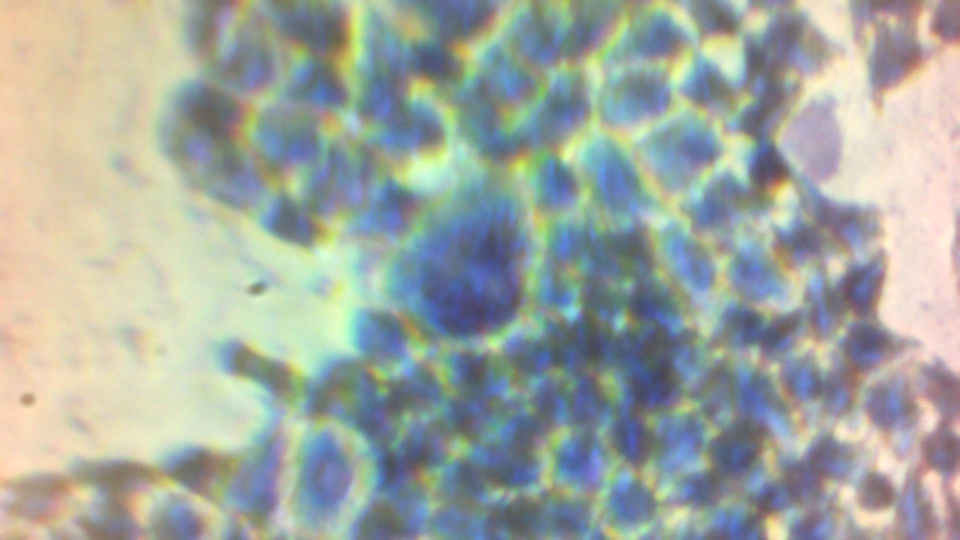
#> input picture test_1e_run/10_WIN_20261008_16_54_24_Pro.png, 1920 x 1080 px, given in place of the camera (shown at 1/2 size)
$ python calibratie.py   (older library calls are emulated)
#> lines starting #> are read from the running program, lines starting #| are printed output that depends on the picture; after the words box and inside, x2 and y2 are one past the last pixel; in counts of white or black regions, pixels touching at a corner belong together
"""
KALIBRATIE: STEPS_PER_MM en FOV

Meet drie dingen:

  1. Pixels per motorstap  (automatisch, toets M)
     De stage beweegt een bekend aantal stappen en de software meet
     met phase correlation hoeveel pixels het beeld verschuift.
     Werkt op elk preparaat met structuur (cellen, calibratieslide).

  2. µm per pixel  (toets C, met calibratieslide)
     Klik twee streepjes aan op de schaal en vul de afstand in µm in.

  3. Stappen per mm  (toetsen 1 en 2, zonder slide)
     Rijd naar de ene wand van de well, druk 1, rijd naar de andere
     wand, druk 2 en vul de afstand in (Ibidi: 10.0 mm in X,
     10.7 mm in Y).

  Uit (1) + (2) of (1) + (3) volgt de rest:
      µm per stap   = µm per pixel x pixels per stap
      steps per mm  = 1000 / µm per stap
      FOV           = beeldbreedte x µm per pixel

TOETSEN (in het camera-venster):
  pijltjes        stage bewegen (X links/rechts, Y op/neer)
  [  ]            stapgrootte kleiner / groter
  M               pixels per stap meten (X en Y, automatisch)
  C               µm per pixel meten met calibratieslide
  1 / 2           positie markeren voor wand-tot-wand meting
  G               dradenkruis aan/uit
  P               resultaat printen en opslaan in calibratie.json
  Q / Esc         stoppen
"""

import json
import math
import time
from datetime import datetime
from pathlib import Path

import cv2
import numpy as np
import serial


# ============================================================
#                    INSTELLINGEN
#     (zelfde waarden als in final.py / final_segmentatie.py)
# ============================================================

ARDUINO_PORT = "COM3"       # <-- AANPASSEN
BAUDRATE = 115200

CAMERA_INDEX = 1

CAMERA_WIDTH = 1280
CAMERA_HEIGHT = 800

SETTLE_TIME = 0.5
FRAMES_TO_FLUSH = 3
MOTOR_TIMEOUT = 30

# Automatische meting:
# eerste proefbeweging (in stappen)
PROBE_STEPS = 20

# uiteindelijke beweging = deze fractie van de beeldbreedte
TARGET_SHIFT_FRACTION = 0.3

# nooit verder dan dit in één meting
MAX_MEASURE_STEPS = 3000

# aantal herhalingen per as (gemiddelde)
REPEATS = 3

# Speling (backlash) opvangen: altijd vanuit dezelfde kant
# aanrijden door eerst dit aantal stappen terug te gaan
BACKLASH_STEPS = 40

# Standaard wand-tot-wand afstanden (Ibidi µ-Slide 8 well)
WELL_WIDTH_MM = 10.0
WELL_HEIGHT_MM = 10.7

JOG_SIZES = [1, 5, 10, 50, 100, 500, 1000]

RESULT_PATH = Path(__file__).resolve().parent / "calibratie.json"


# ============================================================
#                    HARDWARE
# ============================================================

class Stage:

    def __init__(self, port, baudrate):

        self.arduino = serial.Serial(port, baudrate, timeout=0.1)

        # Arduino reset bij openen van de poort
        time.sleep(2)
        self.arduino.reset_input_buffer()

        # Positie in stappen t.o.v. startpunt
        self.x = 0
        self.y = 0

    # [30 lines left out: function move, not called in this run]

    def close(self):
        self.arduino.close()


class Camera:

    def __init__(self, index, width, height):

        self.camera = cv2.VideoCapture(index, cv2.CAP_DSHOW)
        self.camera.set(cv2.CAP_PROP_FRAME_WIDTH, width)
        self.camera.set(cv2.CAP_PROP_FRAME_HEIGHT, height)

        if not self.camera.isOpened():
            raise RuntimeError("Camera kon niet worden geopend.")

    def live(self):

        success, frame = self.camera.read()

        if not success:
            raise RuntimeError("Camera gaf geen beeld.")

        return frame

    # [7 lines left out: function still, not called in this run]

    def close(self):
        self.camera.release()


# ============================================================
#                    BEELDVERSCHUIVING METEN
# ============================================================

# [315 lines left out: functions image_shift, settle_and_shoot, measure_move, measure_axis, measure_um_per_px, compute and 1 more, not called in this run]


# ============================================================
#                    HOOFDPROGRAMMA
# ============================================================

# Pijltjestoetsen bij cv2.waitKeyEx op Windows
KEY_LEFT = 2424832
KEY_UP = 2490368
KEY_RIGHT = 2555904
KEY_DOWN = 2621440


def draw_overlay(frame, state, jog, crosshair):

    view = frame.copy()
    h, w = view.shape[:2]

    if crosshair:
        cv2.line(view, (w // 2, 0), (w // 2, h), (0, 255, 255), 1)
        cv2.line(view, (0, h // 2), (w, h // 2), (0, 255, 255), 1)

    lines = [
        f"positie X={state['pos'][0]}  Y={state['pos'][1]} stappen",
        f"stapgrootte: {jog}   ( [ ] )",
    ]

    for axis in ("X", "Y"):
        info = state["axis"].get(axis)
        if info:
            lines.append(f"{axis}: {info['px_per_step']:.4f} px/stap")

    if state["um_per_px"]:
        lines.append(f"{state['um_per_px']:.4f} um/px")

    if state["mark"] is not None:
        lines.append(f"markering 1: {state['mark']}")

    lines.append("M=meet px/stap  C=slide  1/2=wand  G=kruis  P=opslaan  Q=stop")

    for i, text in enumerate(lines):

        y = 28 + i * 26

        cv2.putText(view, text, (10, y),
                    cv2.FONT_HERSHEY_SIMPLEX, 0.6, (0, 0, 0), 4)
        cv2.putText(view, text, (10, y),
                    cv2.FONT_HERSHEY_SIMPLEX, 0.6, (0, 255, 0), 1)

    return view


# [37 lines left out: function wall_measurement, not called in this run]


def main():

    print("Verbinden met Arduino...")
    stage = Stage(ARDUINO_PORT, BAUDRATE)

    print("Camera openen...")
    camera = Camera(CAMERA_INDEX, CAMERA_WIDTH, CAMERA_HEIGHT)

    frame = camera.live()
#> in live, frame is the input picture: shape (1080, 1920, 3); mean B, G, R 160.1, 167.4, 160.5
    image_height, image_width = frame.shape[:2]
#> image_height = 1080; image_width = 1920

    print(f"Beeld: {image_width} x {image_height} px")
#| Beeld: 1920 x 1080 px
    print(__doc__.split("TOETSEN")[1])

    state = {
        "axis": {},
        "um_per_px": None,
        "wall_steps_per_mm": {},
        "mark": None,
        "pos": (0, 0),
    }

    jog_index = 3
    crosshair = True

    window = "Kalibratie"
    cv2.namedWindow(window, cv2.WINDOW_NORMAL)

    try:

        while True:

            state["pos"] = (stage.x, stage.y)

            frame = camera.live()

            cv2.imshow(
                window,
                draw_overlay(
                    frame, state,
                    JOG_SIZES[jog_index], crosshair
                )
            )
#> in draw_overlay, `cv2.line(view, (0, h // 2), (w, h // 2), (0, 255, 255), 1)`:
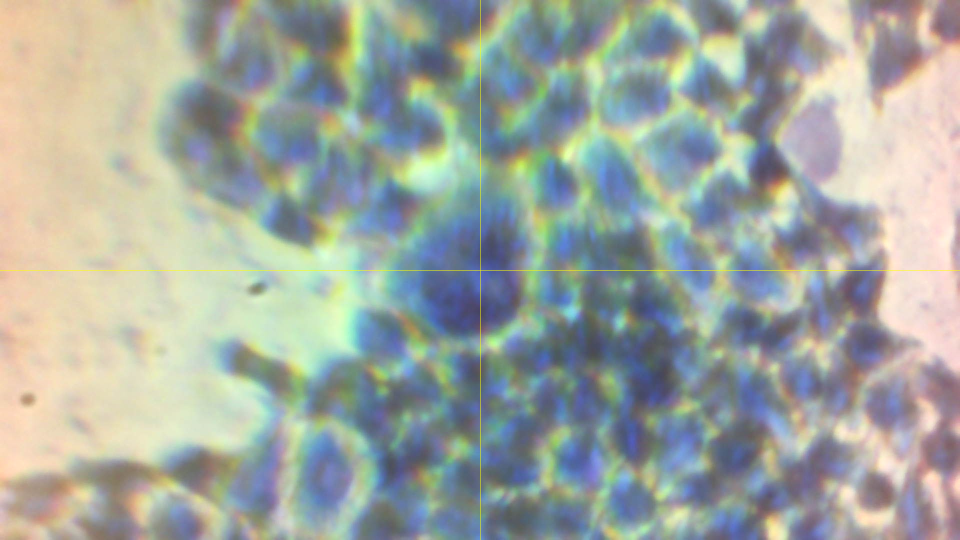
#> view: shape (1080, 1920, 3) (shown at 1/2 size); mean B, G, R 159.9, 167.6, 160.7
#> after the loop in draw_overlay, `for i, text in enumerate(lines):`:
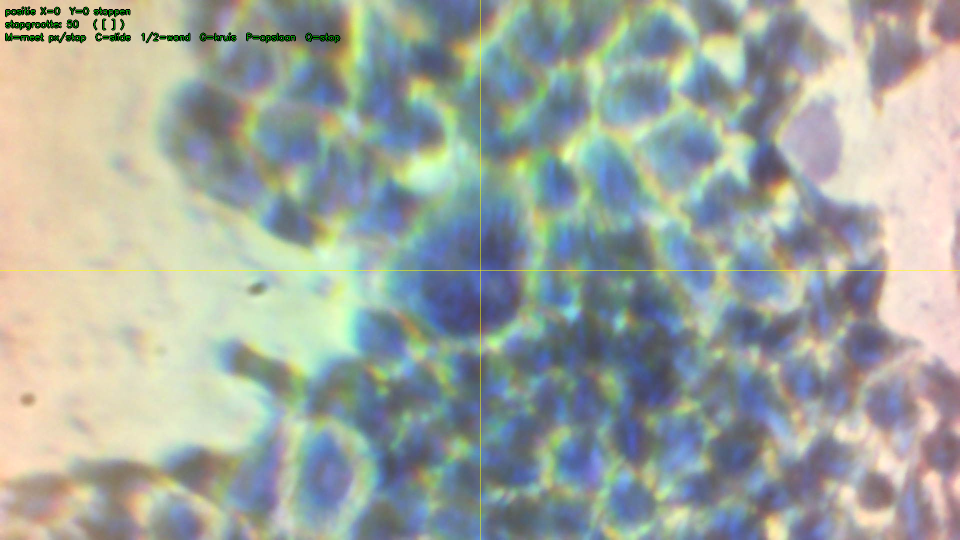
#> view: shape (1080, 1920, 3) (shown at 1/2 size); 0.53% of pixels changed, all inside (x1, y1, x2, y2) = (10, 13, 681, 87)

            key = cv2.waitKeyEx(20)
#> (key Esc is pressed here)
#> key = 27

            if key == -1:
                continue

            jog = JOG_SIZES[jog_index]
            char = chr(key & 0xFF).lower() if key < 256 else ""

            if key == KEY_LEFT:
                stage.move("X", -jog)
            elif key == KEY_RIGHT:
                stage.move("X", jog)
            elif key == KEY_UP:
                stage.move("Y", jog)
            elif key == KEY_DOWN:
                stage.move("Y", -jog)

            elif char == "[":
                jog_index = max(0, jog_index - 1)
            elif char == "]":
                jog_index = min(len(JOG_SIZES) - 1, jog_index + 1)

            elif char == "m":
                try:
                    for axis in ("X", "Y"):
                        state["axis"][axis] = measure_axis(
                            stage, camera, axis, image_width
                        )
                    report(state, image_width, image_height)
                except RuntimeError as error:
                    print(f"MISLUKT: {error}")

            elif char == "c":
                value = measure_um_per_px(camera)
                if value:
                    state["um_per_px"] = value

            elif char == "1":
                state["mark"] = (stage.x, stage.y)
                print(f"Markering 1 op {state['mark']}")

            elif char == "2":
                wall_measurement(stage, state)

            elif char == "g":
                crosshair = not crosshair

            elif char == "p":
                report(state, image_width, image_height)

            elif char == "q" or key == 27:
                break

    except KeyboardInterrupt:
        pass

    finally:

        camera.close()
        stage.close()
        cv2.destroyAllWindows()

        print()
        print(
            f"Stage staat op X={stage.x}, Y={stage.y} stappen "
            f"t.o.v. het startpunt."
        )


if __name__ == "__main__":
    main()

$ run again, on test_1e_run/10_WIN_20261008_16_54_45_Pro.png
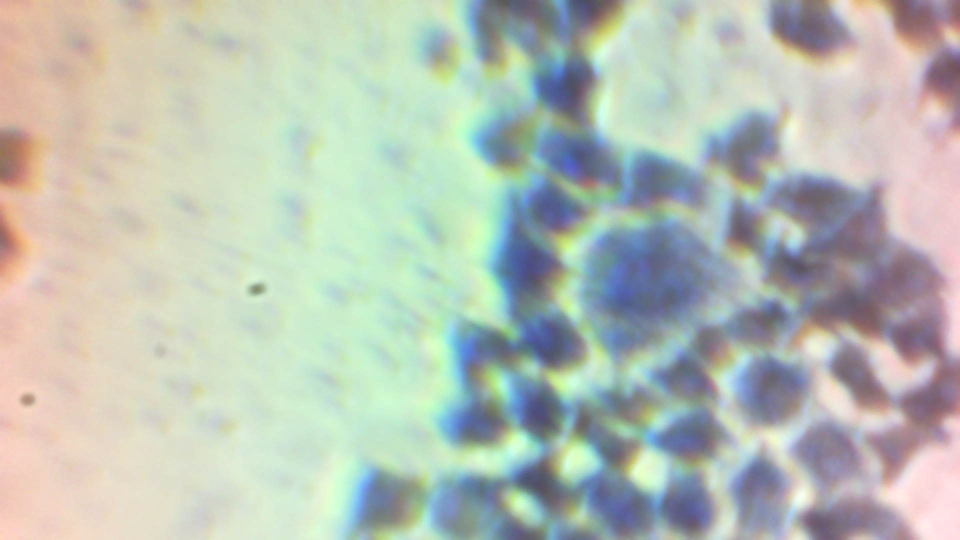
#> input picture test_1e_run/10_WIN_20261008_16_54_45_Pro.png, 1920 x 1080 px, given in place of the camera (shown at 1/2 size)
#> in live, frame is the input picture: shape (1080, 1920, 3); mean B, G, R 180.9, 191, 183.2
#| Beeld: 1920 x 1080 px
#> in draw_overlay, `cv2.line(view, (0, h // 2), (w, h // 2), (0, 255, 255), 1)`:
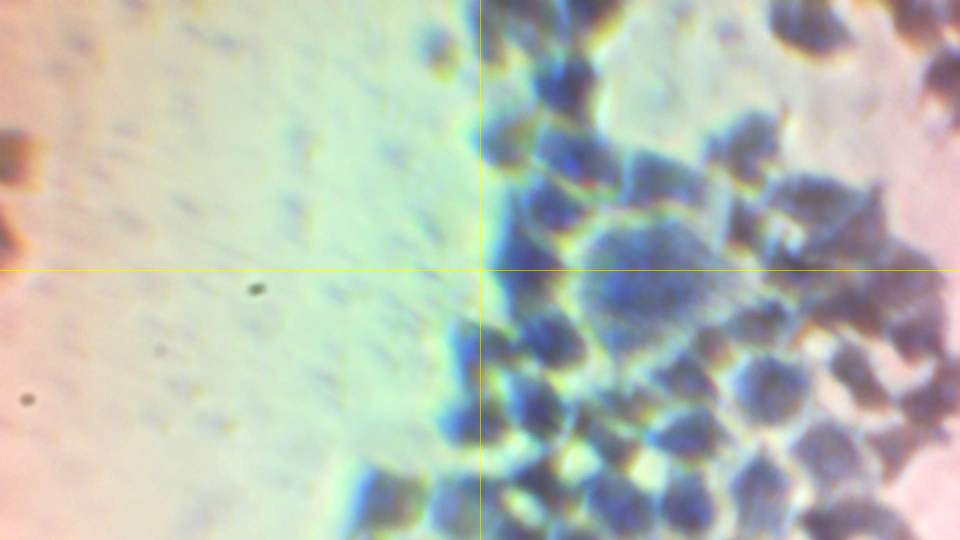
#> view: shape (1080, 1920, 3) (shown at 1/2 size); mean B, G, R 180.7, 191.1, 183.3
#> after the loop in draw_overlay, `for i, text in enumerate(lines):`:
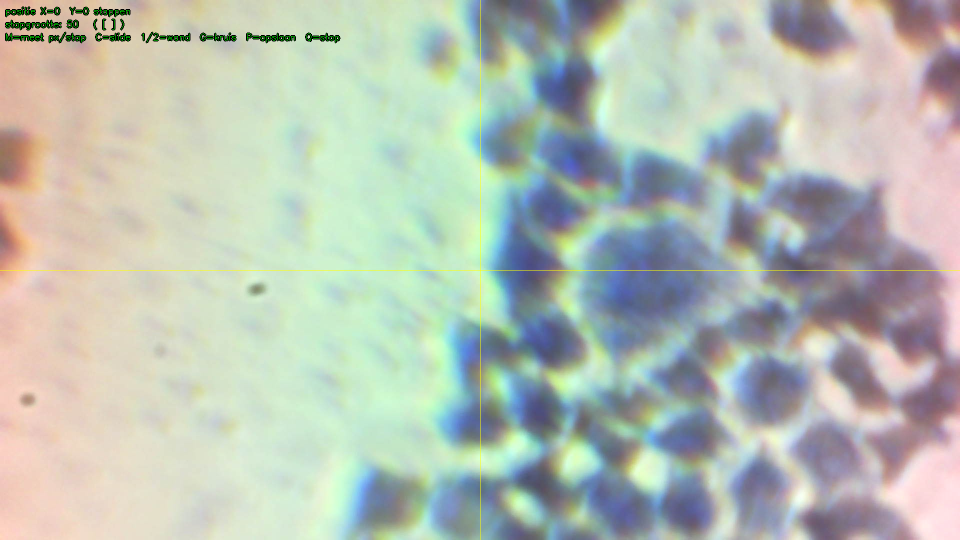
#> view: shape (1080, 1920, 3) (shown at 1/2 size); 0.53% of pixels changed, all inside (x1, y1, x2, y2) = (10, 13, 681, 87)
#> key = 27

$ run again, on test_1e_run/15_WIN_20261008_16_56_09_Pro.png
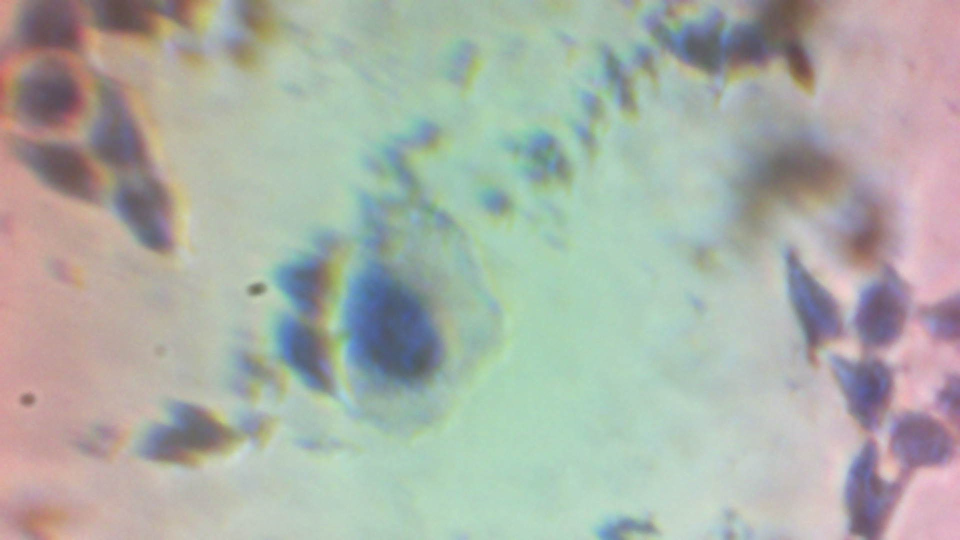
#> input picture test_1e_run/15_WIN_20261008_16_56_09_Pro.png, 1920 x 1080 px, given in place of the camera (shown at 1/2 size)
#> in live, frame is the input picture: shape (1080, 1920, 3); mean B, G, R 167.2, 175.6, 170.2
#| Beeld: 1920 x 1080 px
#> in draw_overlay, `cv2.line(view, (0, h // 2), (w, h // 2), (0, 255, 255), 1)`:
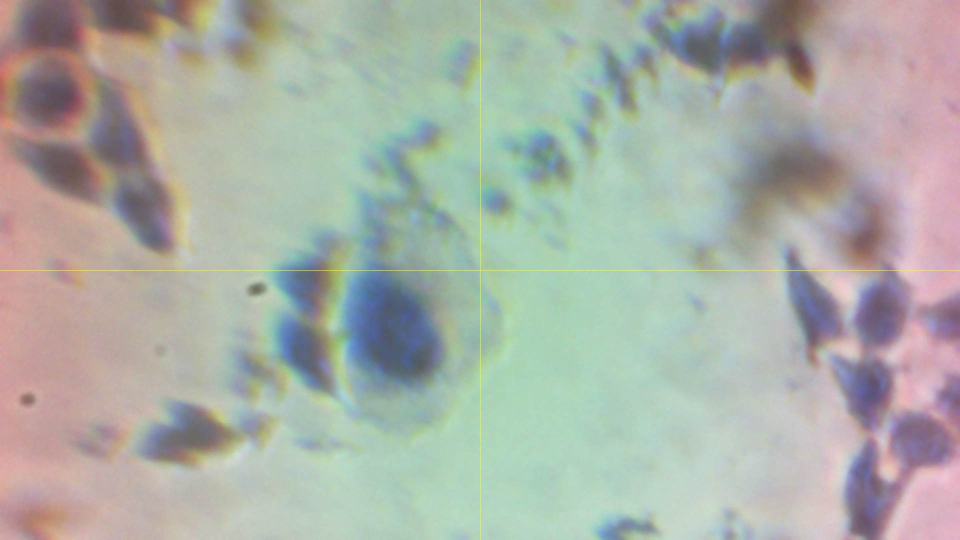
#> view: shape (1080, 1920, 3) (shown at 1/2 size); mean B, G, R 167, 175.7, 170.4
#> after the loop in draw_overlay, `for i, text in enumerate(lines):`:
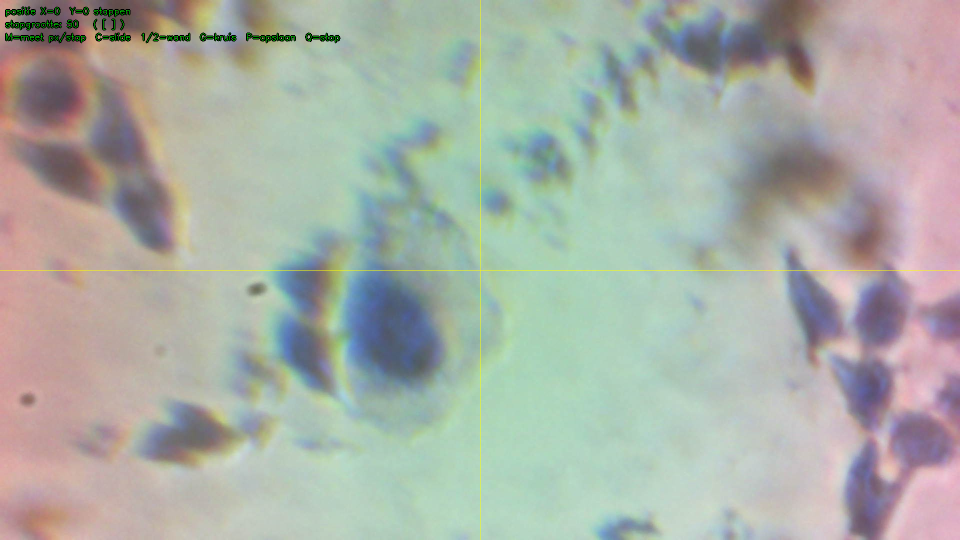
#> view: shape (1080, 1920, 3) (shown at 1/2 size); 0.53% of pixels changed, all inside (x1, y1, x2, y2) = (10, 13, 681, 87)
#> key = 27

$ run again, on test_1e_run/15_WIN_20261008_16_56_21_Pro.png
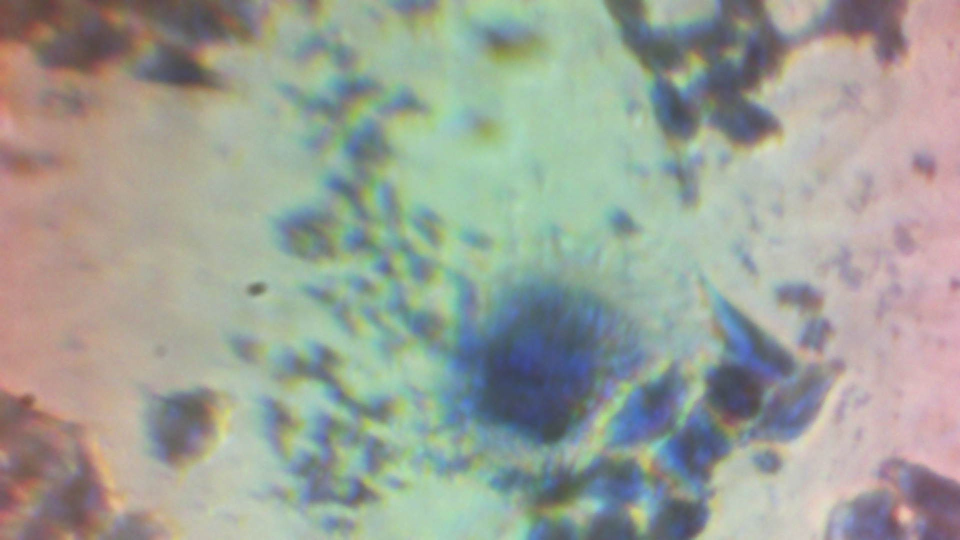
#> input picture test_1e_run/15_WIN_20261008_16_56_21_Pro.png, 1920 x 1080 px, given in place of the camera (shown at 1/2 size)
#> in live, frame is the input picture: shape (1080, 1920, 3); mean B, G, R 151, 160.5, 155.7
#| Beeld: 1920 x 1080 px
#> in draw_overlay, `cv2.line(view, (0, h // 2), (w, h // 2), (0, 255, 255), 1)`:
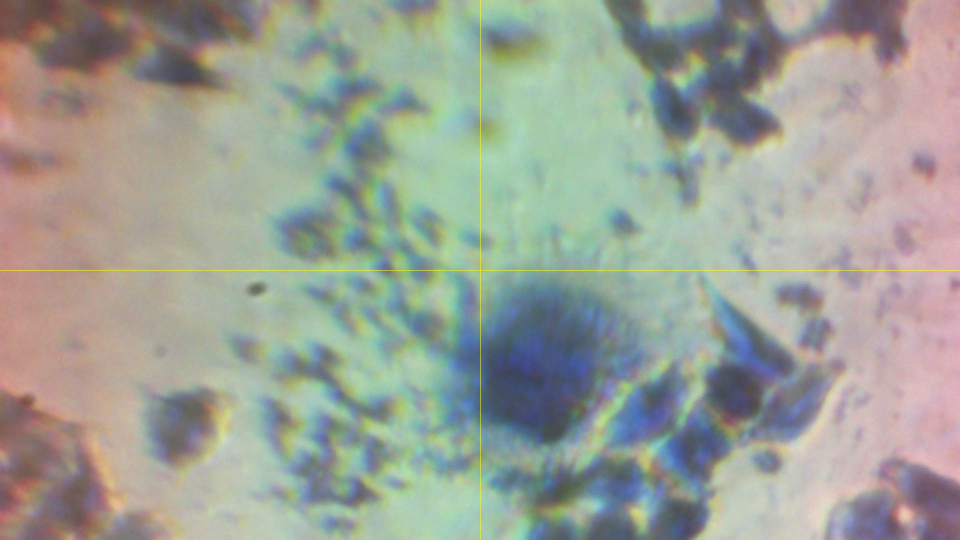
#> view: shape (1080, 1920, 3) (shown at 1/2 size); mean B, G, R 150.7, 160.6, 155.9
#> after the loop in draw_overlay, `for i, text in enumerate(lines):`:
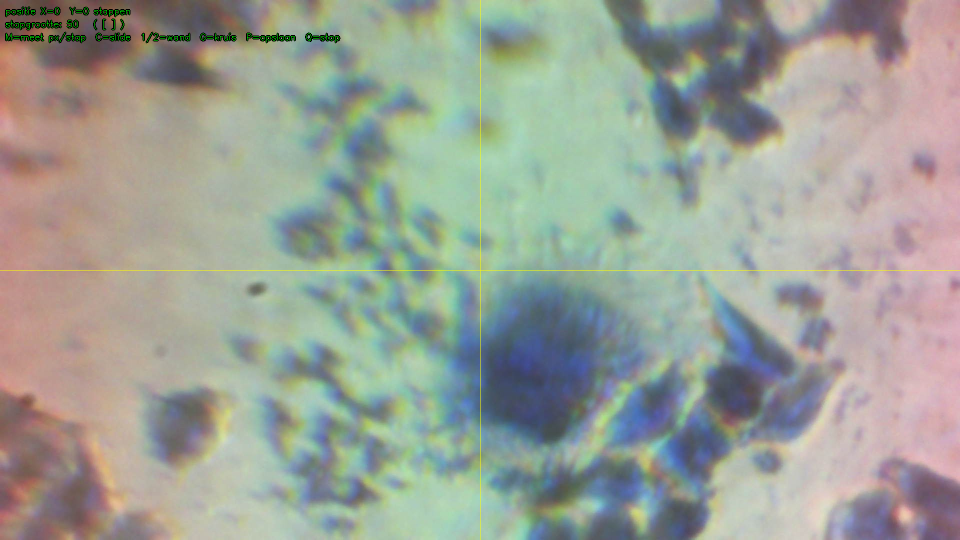
#> view: shape (1080, 1920, 3) (shown at 1/2 size); 0.53% of pixels changed, all inside (x1, y1, x2, y2) = (10, 13, 681, 87)
#> key = 27
